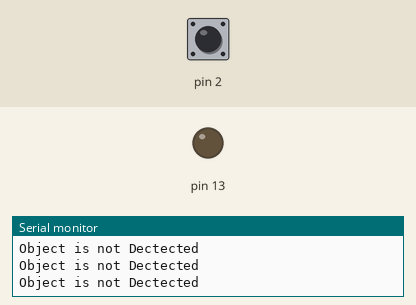
Recording of a sketch running on a simulated Arduino Uno, built with avr-gcc and run on an emulated ATmega328P. On the bench: output pins drawn as LEDs (lit = HIGH), the last lines printed to the serial monitor. Dashed ring = blinking. Inputs (shaded band) come from the test bench; at power-on: pin 2 LOW.

Above: at 1.2 s.
1.3 s: pin 2 driven HIGH
At 2.5 s:
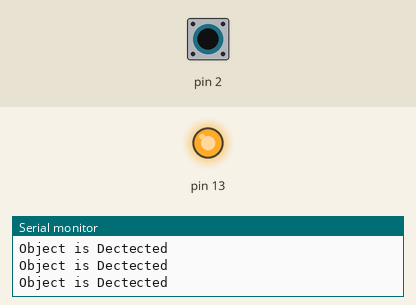
2.8 s: pin 2 driven LOW
At 4.2 s:
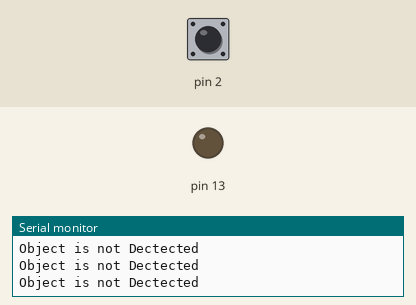
5.8 s: pin 2 pulsed HIGH 5 times (0.12 s each, 0.3 s apart)
At 6.76 s:
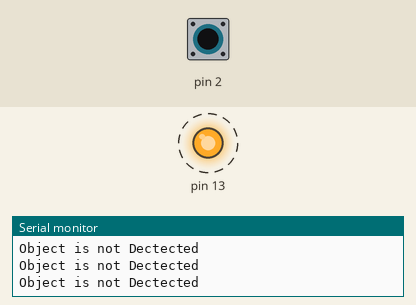
10.3 s: pin 2 pulsed HIGH 2 times (0.12 s each, 0.3 s apart)
At 11.9 s:
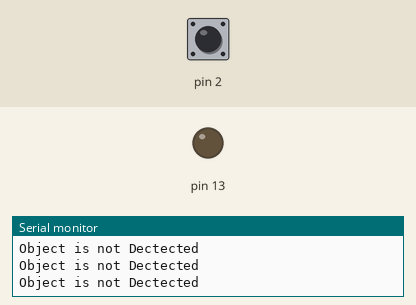
Timing chart, 0 to 13.4 s (numbered marks = the images above; inputs shaded):
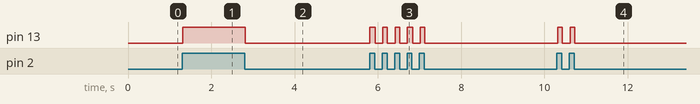

The sketch:

photosensor_and_object_detection.ino
```cpp
int ir_val=0;

void setup()
{
  pinMode(13, OUTPUT);
  pinMode(2,INPUT);
  Serial.begin(9600);
}

void loop()
{
  ir_val=digitalRead(2);

  if(ir_val == HIGH)
  {
  digitalWrite(13,HIGH);
       Serial.println("Object is Dectected");
  }
  else
  {
  digitalWrite(13,LOW);
       Serial.println("Object is not Dectected");
  }
}
```

Measured:
- after the input at 1.3 s, pin 13: LOW → HIGH at once
- after the input at 2.8 s, pin 13: HIGH → LOW at once
- after the input at 5.8 s, pin 13: alternates HIGH for 0.11 s and LOW for 0.18 s, 10 changes in all, then stays LOW, starting at once
- after the input at 10.3 s, pin 13: alternates HIGH for 0.11 s and LOW for 0.18 s, 4 changes in all, then stays LOW, starting at once
